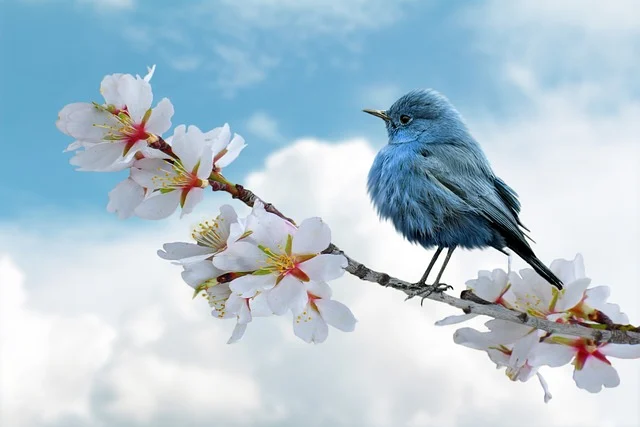
#> input picture resources/bird.webp, 640 x 427 px
$ python chapter13.py
#> lines starting #> are read from the running program, lines starting #| are printed output that depends on the picture; after the words box and inside, x2 and y2 are one past the last pixel; in counts of white or black regions, pixels touching at a corner belong together
# basic functions or maiplutions in OpenCV
import cv2 as cv
import numpy as np

img = cv.imread("resources/bird.webp")
#> img is the input picture: shape (427, 640, 3); mean B, G, R 210.7, 198.5, 178.4

# resize image
img = cv.resize(img,(480,250))
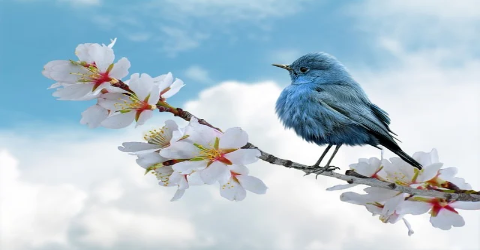
#> img: shape (250, 480, 3); mean B, G, R 210.6, 198.4, 178.3

# grey_image
gray_img = cv.cvtColor(img, cv.COLOR_BGR2GRAY)
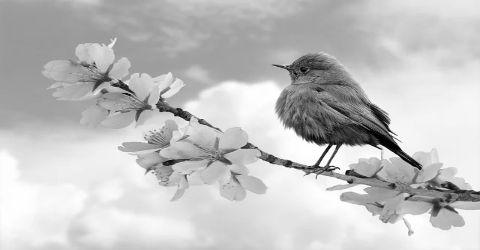
#> gray_img: shape (250, 480); min 0, max 255, mean 193.8

# blurred image
blurr_img = cv.GaussianBlur(img,(7,7),0)
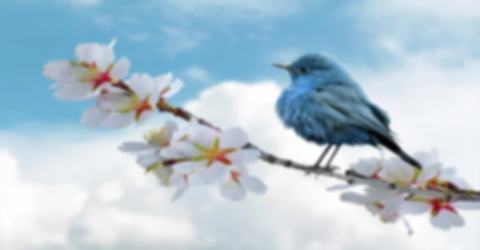
#> blurr_img: shape (250, 480, 3); mean B, G, R 210.6, 198.4, 178.3

# edge detection
edge_img = cv.Canny(img,53,53)
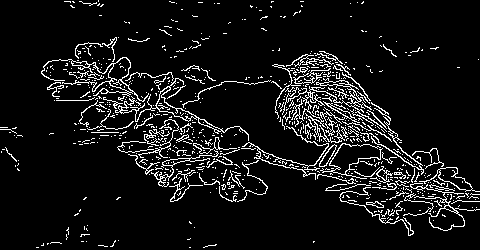
#> edge_img: shape (250, 480); 8.3% white in thin lines or dots

# thickness of lines
mat_kernal = np.ones((3,3), np.uint8)
dilated_img = cv.dilate(edge_img,(mat_kernal), iterations=2)
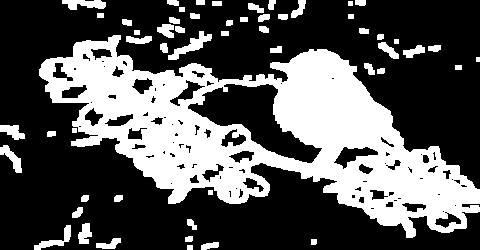
#> dilated_img: shape (250, 480); 34.1% white; 55 white regions, largest, box (x1, y1, x2, y2) and area: (39, 35, 480, 238) 36153, (168, 31, 212, 60) 400, (62, 0, 106, 10) 301

# erosion(make thinner outline)
ero_img = cv.erode(dilated_img,mat_kernal,iterations=  1)
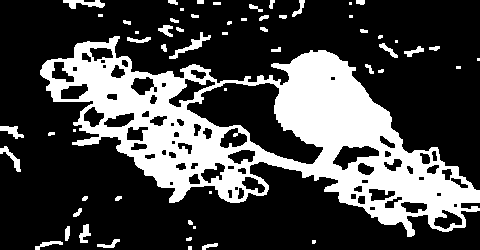
#> ero_img: shape (250, 480); 27.9% white; 58 white regions (18 under 20 px), largest, box (x1, y1, x2, y2) and area: (40, 36, 480, 237) 30774, (169, 32, 211, 59) 250, (63, 0, 105, 9) 209

# cropping an image (use numpy not opencv)
cropped_img = img[50:200, 250:450] # first argument is for length and second is for width
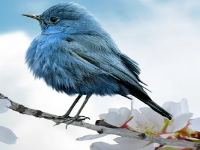
#> cropped_img: shape (150, 200, 3); mean B, G, R 193.9, 183.5, 167.9

cv.imshow('origional_image', img)
# [5 lines of commented-out code are left out]
cv.imshow('cropped image', cropped_img)
cv.waitKey(0)
cv.destroyAllWindows()
